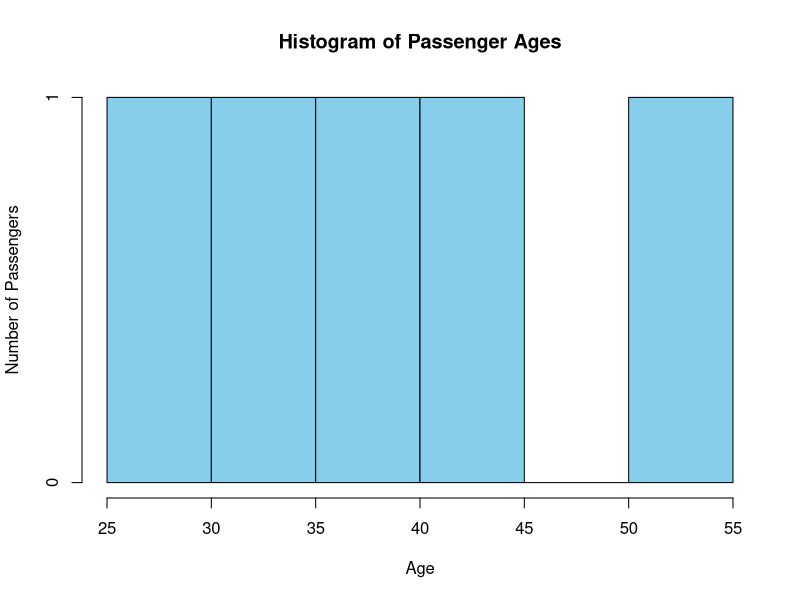

Reproduce this figure in R.
# Airline Passenger Dataset
airline_data <- data.frame(
  Passenger_ID = c(1, 2, 3, 4, 5),
  Age = c(28, 45, 33, 52, 39),
  Flight_Hours = c(2, 8, 5, 10, 6),
  Satisfaction = c("High", "Medium", "High", "Low", "Medium")
)

# Histogram of Passenger Ages
hist(airline_data$Age,
     main = "Histogram of Passenger Ages",
     xlab = "Age",
     ylab = "Number of Passengers",
     col = "skyblue",
     border = "black",
     breaks = 5)
